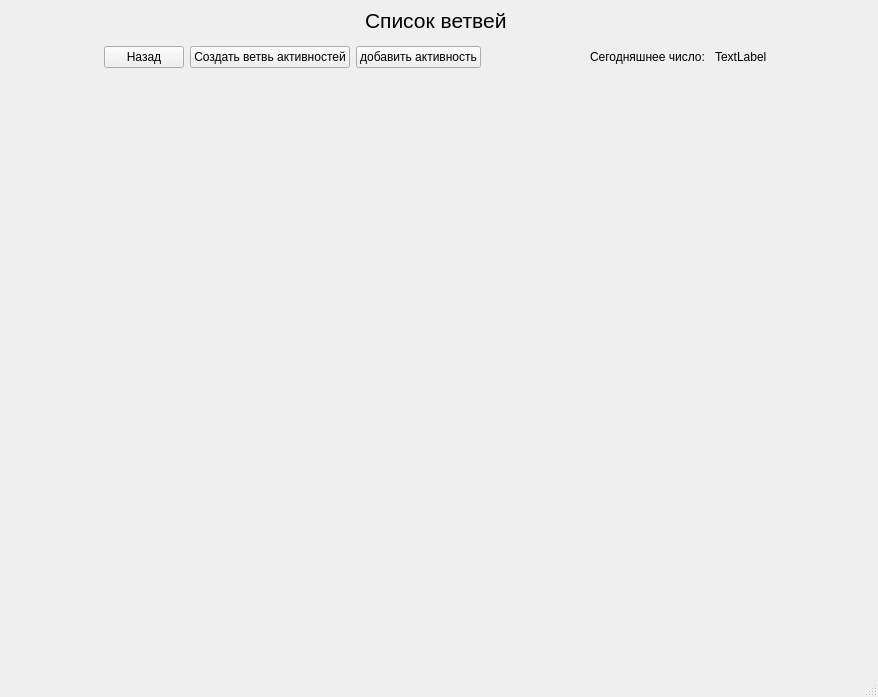
<?xml version="1.0" encoding="UTF-8"?>
<ui version="4.0">
 <class>MainWindow2</class>
 <widget class="QMainWindow" name="MainWindow2">
  <property name="geometry">
   <rect>
    <x>0</x>
    <y>0</y>
    <width>878</width>
    <height>697</height>
   </rect>
  </property>
  <property name="windowTitle">
   <string>MainWindow</string>
  </property>
  <widget class="QWidget" name="centralwidget">
   <widget class="QWidget" name="verticalLayoutWidget">
    <property name="geometry">
     <rect>
      <x>0</x>
      <y>0</y>
      <width>871</width>
      <height>651</height>
     </rect>
    </property>
    <layout class="QVBoxLayout" name="verticalLayout">
     <item>
      <layout class="QHBoxLayout" name="horizontalLayout_3">
       <item>
        <spacer name="horizontalSpacer_9">
         <property name="orientation">
          <enum>Qt::Horizontal</enum>
         </property>
         <property name="sizeHint" stdset="0">
          <size>
           <width>40</width>
           <height>20</height>
          </size>
         </property>
        </spacer>
       </item>
       <item>
        <widget class="QLabel" name="mainLable">
         <property name="minimumSize">
          <size>
           <width>0</width>
           <height>40</height>
          </size>
         </property>
         <property name="font">
          <font>
           <pointsize>16</pointsize>
          </font>
         </property>
         <property name="text">
          <string>Список ветвей</string>
         </property>
        </widget>
       </item>
       <item>
        <spacer name="horizontalSpacer_10">
         <property name="orientation">
          <enum>Qt::Horizontal</enum>
         </property>
         <property name="sizeHint" stdset="0">
          <size>
           <width>40</width>
           <height>20</height>
          </size>
         </property>
        </spacer>
       </item>
      </layout>
     </item>
     <item>
      <layout class="QHBoxLayout" name="horizontalLayout">
       <item>
        <layout class="QHBoxLayout" name="layoutHead">
         <item>
          <spacer name="horizontalSpacer_3">
           <property name="orientation">
            <enum>Qt::Horizontal</enum>
           </property>
           <property name="sizeHint" stdset="0">
            <size>
             <width>40</width>
             <height>20</height>
            </size>
           </property>
          </spacer>
         </item>
         <item>
          <widget class="QPushButton" name="pushButtonBack">
           <property name="text">
            <string>Назад</string>
           </property>
          </widget>
         </item>
         <item>
          <widget class="QPushButton" name="pushButtonAct">
           <property name="text">
            <string>Создать ветвь активностей</string>
           </property>
          </widget>
         </item>
         <item>
          <widget class="QPushButton" name="pushButtonBranch">
           <property name="text">
            <string>добавить активность</string>
           </property>
          </widget>
         </item>
         <item>
          <spacer name="horizontalSpacer">
           <property name="orientation">
            <enum>Qt::Horizontal</enum>
           </property>
           <property name="sizeHint" stdset="0">
            <size>
             <width>40</width>
             <height>20</height>
            </size>
           </property>
          </spacer>
         </item>
         <item>
          <widget class="QLabel" name="labelAct">
           <property name="text">
            <string>Сегодняшнее число: </string>
           </property>
          </widget>
         </item>
         <item>
          <widget class="QLabel" name="labelCurrentDateAct">
           <property name="text">
            <string>TextLabel</string>
           </property>
          </widget>
         </item>
         <item>
          <spacer name="horizontalSpacer_4">
           <property name="orientation">
            <enum>Qt::Horizontal</enum>
           </property>
           <property name="sizeHint" stdset="0">
            <size>
             <width>40</width>
             <height>20</height>
            </size>
           </property>
          </spacer>
         </item>
        </layout>
       </item>
      </layout>
     </item>
     <item>
      <layout class="QHBoxLayout" name="horizontalLayout_2">
       <item>
        <spacer name="horizontalSpacer_2">
         <property name="orientation">
          <enum>Qt::Horizontal</enum>
         </property>
         <property name="sizeHint" stdset="0">
          <size>
           <width>40</width>
           <height>20</height>
          </size>
         </property>
        </spacer>
       </item>
       <item>
        <spacer name="verticalSpacer">
         <property name="orientation">
          <enum>Qt::Vertical</enum>
         </property>
         <property name="sizeHint" stdset="0">
          <size>
           <width>20</width>
           <height>40</height>
          </size>
         </property>
        </spacer>
       </item>
       <item>
        <layout class="QVBoxLayout" name="activityLayout"/>
       </item>
       <item>
        <spacer name="horizontalSpacer_5">
         <property name="orientation">
          <enum>Qt::Horizontal</enum>
         </property>
         <property name="sizeHint" stdset="0">
          <size>
           <width>40</width>
           <height>20</height>
          </size>
         </property>
        </spacer>
       </item>
      </layout>
     </item>
    </layout>
   </widget>
  </widget>
  <widget class="QMenuBar" name="menubar">
   <property name="geometry">
    <rect>
     <x>0</x>
     <y>0</y>
     <width>878</width>
     <height>20</height>
    </rect>
   </property>
  </widget>
  <widget class="QStatusBar" name="statusbar"/>
 </widget>
 <resources/>
 <connections/>
</ui>
